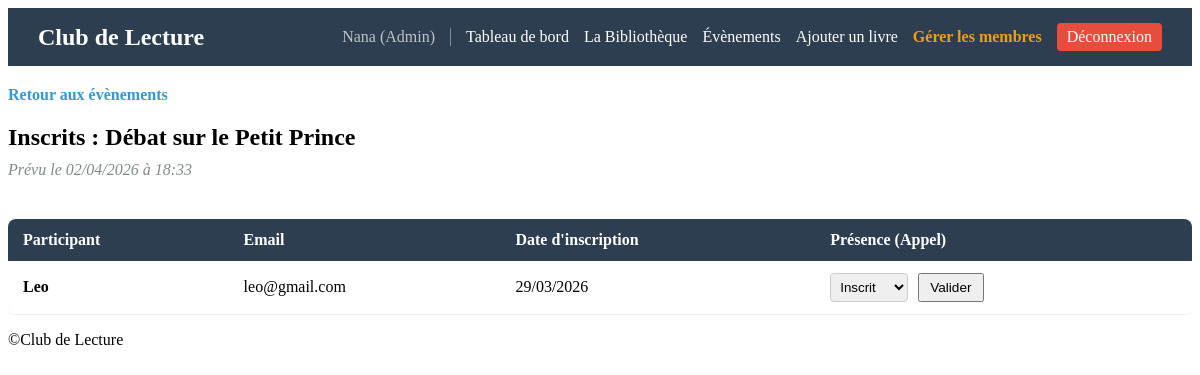
/voir_inscrits.php?id=1 (signed in), run on the app's committed database.
### tables this page shows
CREATE TABLE IF NOT EXISTS `sessions` (
  `id` int NOT NULL AUTO_INCREMENT,
  `livre_id` int DEFAULT NULL,
  `titre` varchar(255) NOT NULL,
  `date_heure` datetime NOT NULL,
  `lien` varchar(255) DEFAULT NULL,
  `lieu` varchar(255) DEFAULT NULL,
  `description` text,
  `cree_par` int DEFAULT NULL,
  PRIMARY KEY (`id`),
  KEY `livre_id` (`livre_id`),
  KEY `cree_par` (`cree_par`)
);

CREATE TABLE IF NOT EXISTS `inscriptions_sessions` (
  `id` int NOT NULL AUTO_INCREMENT,
  `session_id` int NOT NULL,
  `membre_id` int NOT NULL,
  `statut` enum('Inscrit','Présent','Absent') DEFAULT 'Inscrit',
  `cree_le` timestamp NULL DEFAULT CURRENT_TIMESTAMP,
  PRIMARY KEY (`id`),
  UNIQUE KEY `unique_membre_session` (`session_id`,`membre_id`),
  KEY `membre_id` (`membre_id`)
);

CREATE TABLE IF NOT EXISTS `membres` (
  `id` int NOT NULL AUTO_INCREMENT,
  `nom` varchar(100) NOT NULL,
  `email` varchar(150) NOT NULL,
  `mot_de_passe` varchar(255) NOT NULL,
  `role` enum('Admin','Moderateur','Membre') DEFAULT 'Membre',
  `statut` tinyint(1) DEFAULT '1',
  `cree_le` timestamp NULL DEFAULT CURRENT_TIMESTAMP,
  PRIMARY KEY (`id`),
  UNIQUE KEY `email` (`email`)
);

### voir_inscrits.php (the view, shortened to what this page needs)
<?php
require_once 'configuration/db.php';
$session_id = (int)$_GET['id'];
$stmt_session = $pdo->prepare("SELECT titre, date_heure FROM sessions WHERE id = :id");
$stmt_session->execute(['id' => $session_id]);
$session = $stmt_session->fetch();
$stmt_inscrits = $pdo->prepare("
    SELECT m.id as membre_id, m.nom, m.email, i.statut, i.cree_le
    FROM inscriptions_sessions i
    JOIN membres m ON i.membre_id = m.id
    WHERE i.session_id = :session_id
    ORDER BY i.cree_le ASC
");
$stmt_inscrits->execute(['session_id' => $session_id]);
$inscrits = $stmt_inscrits->fetchAll();
?>
<?php include 'page/header.php'; ?>
<main class="container">
    <p class="back-link"><a href="sessions.php">Retour aux évènements</a></p>
    <h2>Inscrits : <?= htmlspecialchars($session['titre']) ?></h2>
    <p class="session-subtitle">
        Prévu le <?= date('d/m/Y à H:i', strtotime($session['date_heure'])) ?> </p>
    <?php if (count($inscrits) > 0): ?>
    <div class="table-responsive">
        <table class="admin-table">
            <thead>
                <tr>
                    <th>Participant</th>
                    <th>Email</th>
                    <th>Date d'inscription</th>
                    <th>Présence (Appel)</th>
                    </tr>
                </thead>
                <tbody>
                <?php foreach ($inscrits as $inscrit): ?>
                <tr>
                <td><strong><?= htmlspecialchars($inscrit['nom']) ?></strong></td>
                <td><?= htmlspecialchars($inscrit['email']) ?></td>
                <td><?= date('d/m/Y', strtotime($inscrit['cree_le'])) ?></td>
                <td>
                    <form method="POST" class="form-appel">
                    <select name="statut" class="form-select-small">
                            <option value="Inscrit" <?= $inscrit['statut'] === 'Inscrit' ? 'selected' : '' ?>>Inscrit</option>
                                </select>
                                <button type="submit" name="maj_statut" class="btn-primary btn-small">Valider</button>
                            </form>
                            </td>
                        </tr>
                <?php endforeach; ?>
            </tbody>
            </table>
        </div>
    <?php else: ?>
        <p>Personne ne s'est encore inscrit à cet évènement.</p>
    <?php endif; ?>
</main>
<?php include 'page/footer.php'; ?>

### index.css (style rules this page uses)
.back-link { margin-top: 20px; }
.back-link a { text-decoration: none; color: #3498db; font-weight: bold; }
.table-responsive { overflow-x: auto; }
.admin-table { width: 100%; border-collapse: collapse; background-color: white; border-radius: 8px; overflow: hidden; box-shadow: 0 2px 4px rgba(0,0,0,0.05); margin-top: 20px; text-align: left; }
.admin-table th { background-color: #2c3e50; color: white; padding: 12px 15px; }
.admin-table td { padding: 12px 15px; border-bottom: 1px solid #eee; vertical-align: middle; }
.form-select-small { padding: 5px; border: 1px solid #ccc; border-radius: 4px; }
.btn-small { padding: 5px 10px; font-size: 0.85em; }
.session-subtitle { color: #7f8c8d; margin-top: -10px; margin-bottom: 20px; font-style: italic; }
.form-appel { display: flex; gap: 10px; align-items: center; margin: 0; }

### data on the page
sessions: titre "Débat sur le Petit Prince", date_heure "02/04/2026 à 18:33"
inscriptions_sessions: membre.nom "Leo", membre.email "leo@gmail.com", cree_le "29/03/2026", statut "Inscrit"

### other printed values
$_SESSION['membre_nom'] "Nana"
$_SESSION['membre_role'] "Admin"
